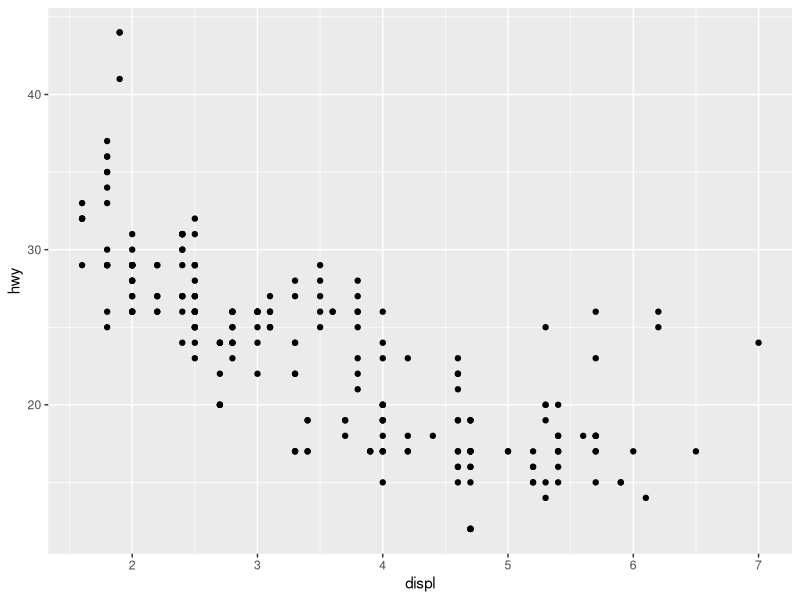
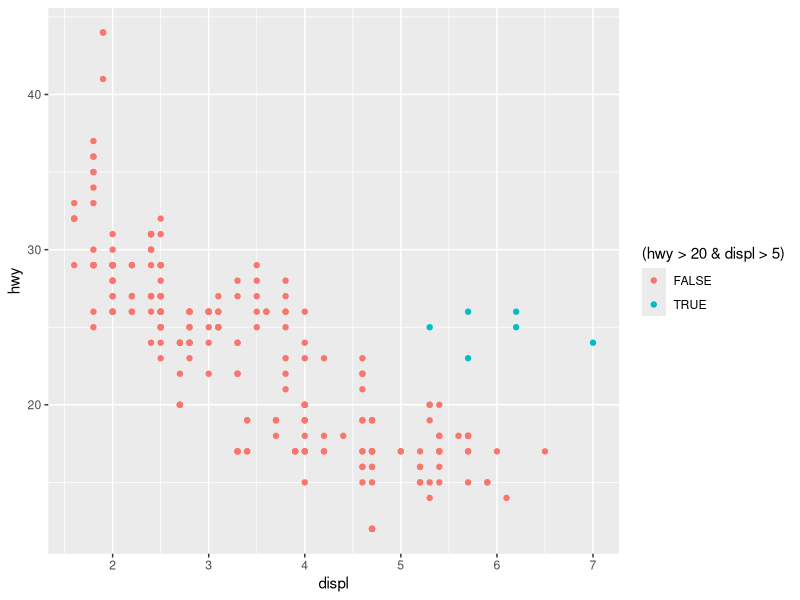
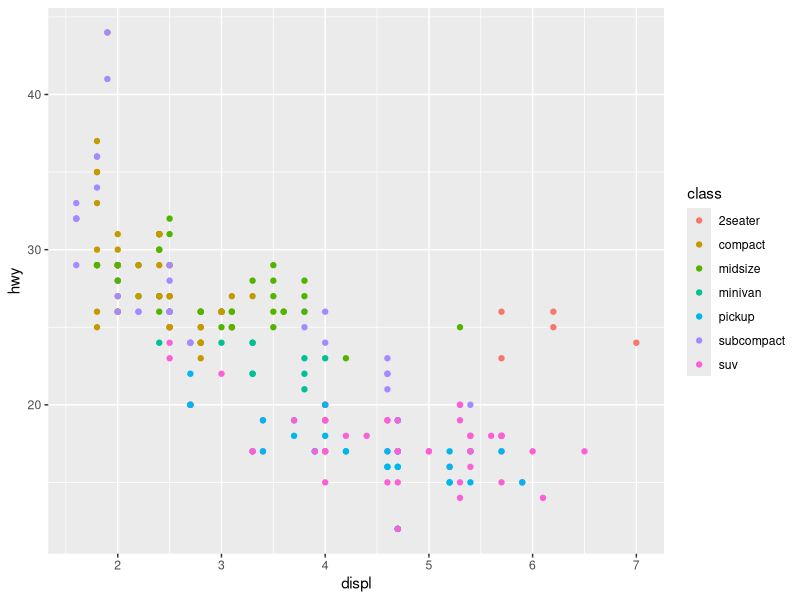
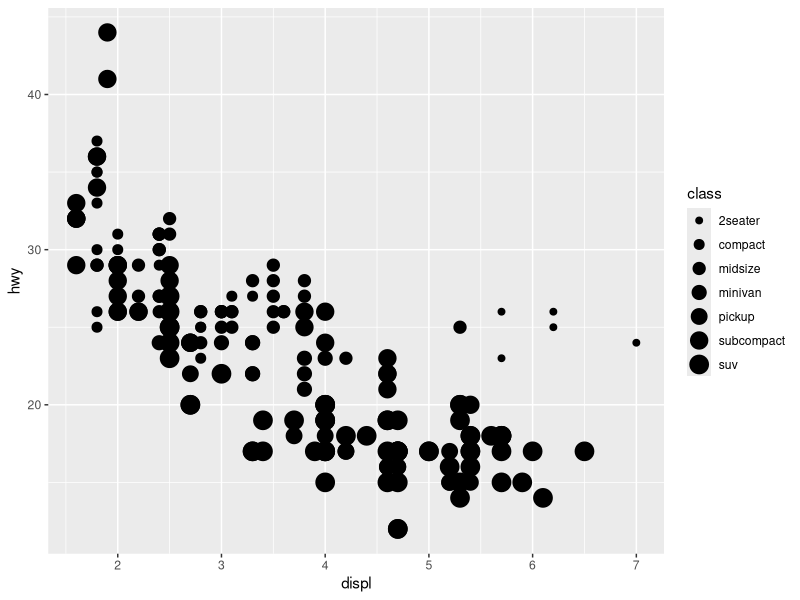
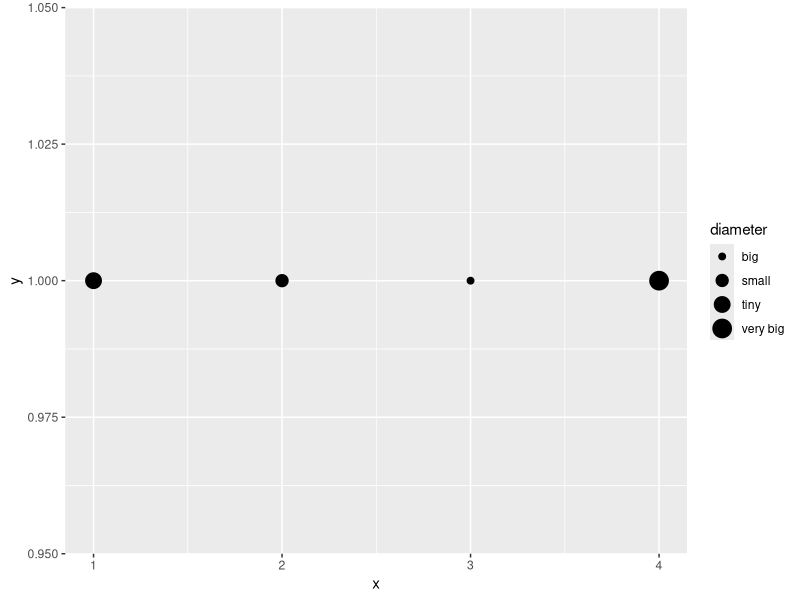
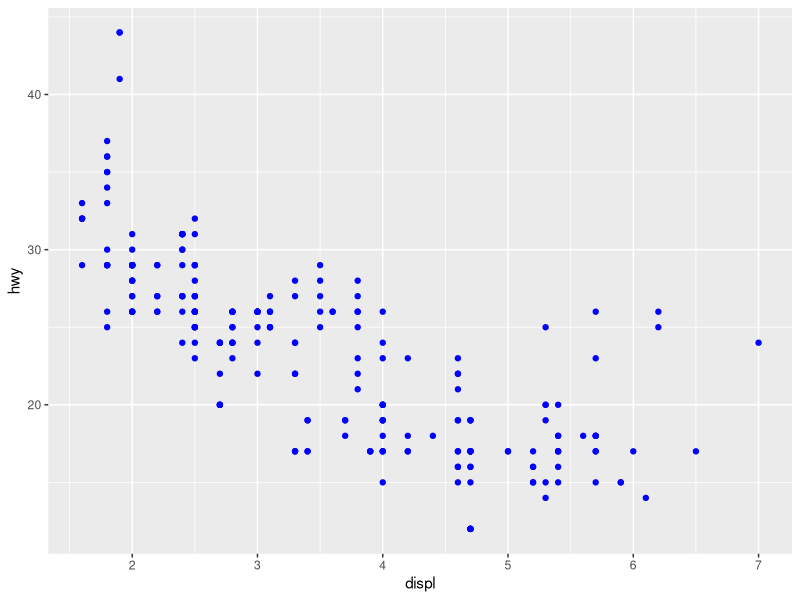
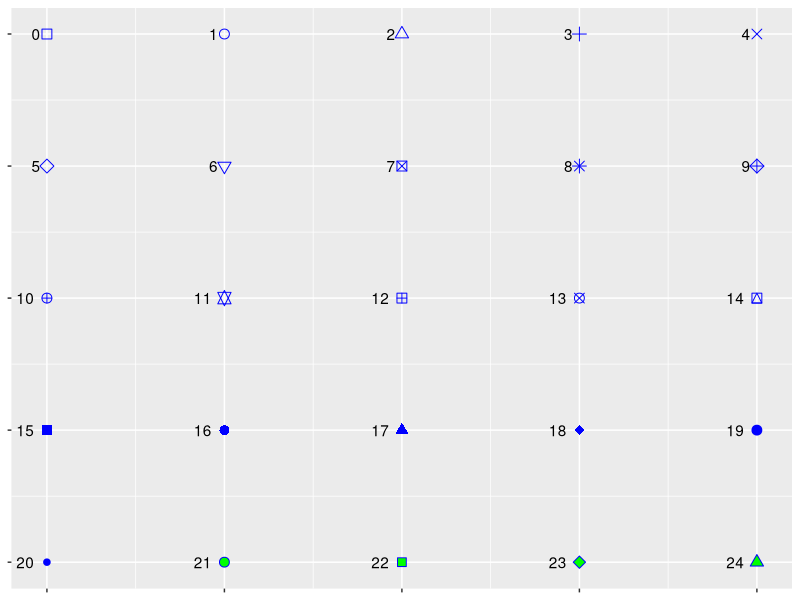
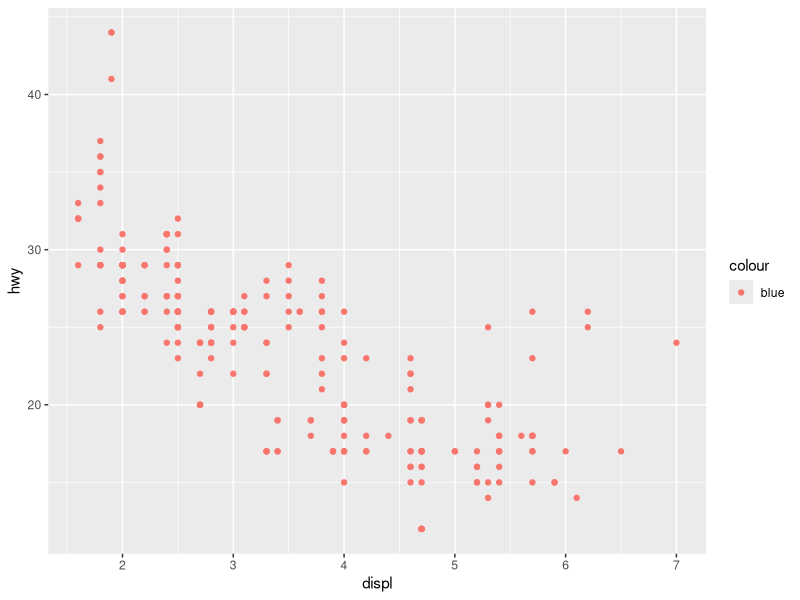

The R source for these figures, in order:
## ---- chunk 1
knitr::opts_chunk$set(echo = TRUE)
## ---- chunk 2
library(tidyverse)
## ---- chunk 3
mpg # aka ggplot::mpg
## ---- chunk 4
ggplot(data = mpg) + 
  geom_point(mapping = aes(x = displ, y = hwy))
## ---- chunk 5

## ---- chunk 6

## ---- chunk 7

## ---- chunk 8

## ---- chunk 9

## ---- chunk 10
ggplot(data = mpg) +
  geom_point(mapping = aes(x = displ, y = hwy, color = (hwy > 20 & displ > 5)))
## ---- chunk 11
ggplot(data = mpg) + 
  geom_point(mapping = aes(x = displ, y = hwy, color = class))
## ---- chunk 12
ggplot(data = mpg) + 
  geom_point(mapping = aes(x = displ, y = hwy, size = class))
## ---- chunk 13
ggplot(data = data_frame(x = c(1:4), y = 1, diameter = c("tiny", "small", "big", "very big"))) +
  geom_point(mapping = aes(x = x, y = y, size = diameter))
## ---- chunk 14

## ---- chunk 15

## ---- chunk 16
ggplot(data = mpg) + 
  geom_point(mapping = aes(x = displ, y = hwy), color = "blue") # try HEX code "#0000ff" or rgb(0,0,1)
## ---- chunk 17
ggplot(data = data_frame(x = rep(1:5, 5), y = rep(5:1, each = 5), shape = c(0:24))) + 
  geom_point(mapping = aes(x = x, y = y, shape = shape), fill = "green", color = "blue", size = 3) +
  geom_text(mapping = aes(x = x, y = y, label = shape), hjust = 1.7) +
  scale_shape_identity() +
  theme(axis.text = element_blank(),
        axis.title = element_blank())
## ---- chunk 18
ggplot(data = mpg) +
  geom_point(mapping = aes(x = displ, y = hwy, color = "blue"))
## ---- chunk 19
ggplot(data = mpg) +
  geom_point(mapping = aes(x = displ, y = hwy)) +
  facet_wrap(~ class, nrow = 2)
## ---- chunk 20
ggplot(data = mpg) +
  geom_point(mapping = aes(x = displ, y = hwy)) +
  facet_grid(drv ~ cyl) # (rows ~ columns)
## ---- chunk 21
ggplot(data = mpg) +
  geom_point(mapping = aes(x = displ, y = hwy)) +
  facet_grid(. ~ cyl) 
## ---- chunk 22
ggplot(data = mpg) + 
  geom_point(mapping = aes(x = drv, y = cyl))
## ---- chunk 23
ggplot(data = mpg) + 
  geom_point(mapping = aes(x = displ, y = hwy)) +
  facet_grid(drv ~ .)
## ---- chunk 24
ggplot(data = mpg) + 
  geom_point(mapping = aes(x = displ, y = hwy)) +
  facet_grid(. ~ cyl)
## ---- chunk 25
ggplot(data = mpg) + 
  geom_point(mapping = aes(x = displ, y = hwy)) + 
  facet_wrap(~ class, nrow = 2)
